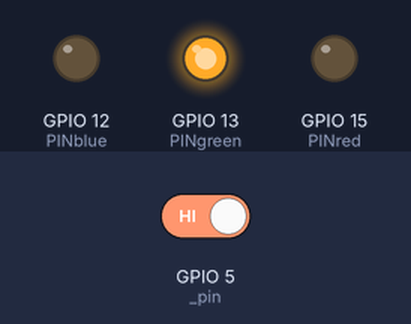
A sketch run on a simulated ESP8266 (NodeMCU). On the bench: output pins drawn as LEDs (lit = HIGH). Dashed ring = blinking. Inputs (shaded band) come from the test bench; at power-on: GPIO 5 (_pin) HIGH. WiFi joins after 1.5 s; servers stay silent unless stated; no MQTT or app messages arrive unless stated.

Above: at 2.7 s.
2.8 s: GPIO 5 (_pin) driven LOW
At 4.0 s:
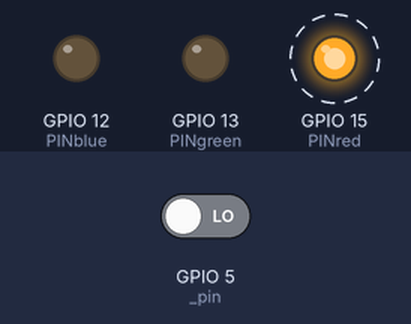
8.8 s: GPIO 5 (_pin) driven HIGH
At 11.0 s:
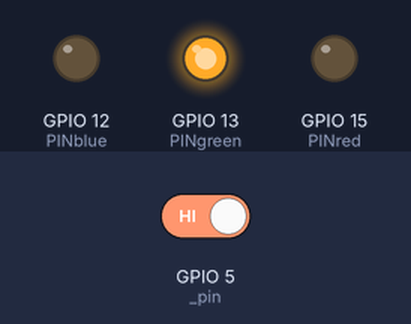
Timing chart, 0 to 12.5 s (numbered marks = the images above; inputs shaded):
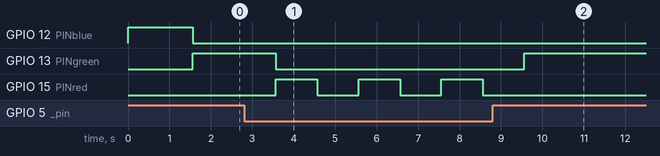

Measured:
- after the input at 2.8 s, GPIO 13 (PINgreen): HIGH → LOW after 0.76 s; GPIO 15 (PINred): alternates HIGH for 1.0 s and LOW for 1.0 s, starting after 0.76 s
- after the input at 8.8 s, GPIO 13 (PINgreen): LOW → HIGH after 0.77 s; GPIO 15 (PINred): stops changing and stays LOW

The sketch:

NEOE-IOT-Kit-7-ioBroker.ino
```cpp
/**********************************************************************************************************************************
  Arduino-Sketch für das NEOE-IOT-Kit-7, "Smart Home Digitaler Raumluftsensor mit MQ-135 und NodeMCU. Arduino-Programmierung.
  MQTT-kompatibel zur Anbindung an ioBroker (experimentell)."
  Hardware-Aufbau siehe folgendes Tutorial:
  https://www.neoe.io/blogs/tutorials/digitaler-raumluftsensor-mqtt-kompatibel-aufbau-variante-breadboard
  Fragen und Anregungen bitte in unserer Facebook-Gruppe adressieren, damit die gesamte Community davon profitiert.
  https://www.facebook.com/groups/neoe.io/
  Datum der letzten Änderung: 23. Januar, 2021
**********************************************************************************************************************************/

#include <ESP8266WiFi.h>
#include <PubSubClient.h>

// Alle zwei Sekunden eine MQTT-Nachricht senden (es gibt zwei Delays)
int delay_time = 1000;

// Digital PIN
uint8_t _pin = 5;
int pinValue;

// Parameter für die Indikator-LED
int PINblue = 12;
int PINgreen = 13;
int PINred = 15;

// WLAN-Zugangsdaten hier hinterlegen
const char* ssid = "NAME DES WLAN NETZWERKS"; // Anführungszeichen beibehalten
const char* password = "WLAN-PASSWORT"; // Anführungszeichen beibehalten, also z.B. so: "Geheim"

// Die für den MQTT-Server erforderlichen Daten hier hinterlegen
const char* mqtt_client = "NEOE-IOT-KIT-7-1"; // Wenn mehrere "NEOE-IOT-Kit-7" im Einsatz sind, einfach mit der letzten Zahl durchnummerieren
const char* mqtt_server = "IP-ADRESSE DES MQTT-SERVERS"; // Anführungszeichen beibehalten, also z.B. so: "192.168.0.123"
const uint16_t mqtt_port = 1883;
const char* mqtt_user = "BENUTZERNAME"; // Anführungszeichen beibehalten
const char* mqtt_password = "PASSWORT"; // Anführungszeichen beibehalten, also z.B. so: "Geheim"

// MQTT-Topic
const char* mqtt_state_topic = "raumluft/state";

WiFiClient espClient;
PubSubClient client(espClient);

// Funktion zur WLAN-Verbindung
void setup_wifi() {
  delay(10);
  /* Mit WLAN verbinden */
  WiFi.begin(ssid, password);
  while (WiFi.status() != WL_CONNECTED) {
    delay(500);
  }
}

void setup() {
  analogWrite(PINgreen, 0);
  analogWrite(PINred, 0);
  analogWrite(PINblue, 1024);

  setup_wifi();
  client.setServer(mqtt_server, mqtt_port);
  client.setBufferSize(512);
  if (!client.connected()) client.connect(mqtt_client, mqtt_user, mqtt_password);
}

void loop() {

  if (!client.connected()) client.connect(mqtt_client, mqtt_user, mqtt_password);

  pinValue = digitalRead(_pin);

  // Daten via MQTT zu übermitteln
  // publishData(pinValue);
  client.publish(mqtt_state_topic, String(pinValue).c_str());

  // Indikator-LED
  if (pinValue == 0) {
    analogWrite(PINgreen, 0);
    analogWrite(PINred, 1024);
    analogWrite(PINblue, 0);
    delay(delay_time);
    analogWrite(PINgreen, 0);
    analogWrite(PINred, 0);
    analogWrite(PINblue, 0);
  }
  else
  {
    analogWrite(PINgreen, 1024);
    analogWrite(PINred, 0);
    analogWrite(PINblue, 0);
    delay(delay_time);
  }

  // Anzahl der Messungen reduzieren, da sonst zu viele MQTT-Meldungen versendet werden
  delay(delay_time);

}
```
